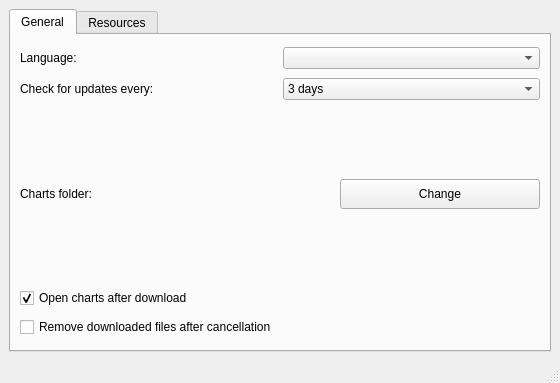
<?xml version="1.0" encoding="UTF-8"?>
<ui version="4.0">
 <class>SettingsWindow</class>
 <widget class="QMainWindow" name="SettingsWindow">
  <property name="geometry">
   <rect>
    <x>0</x>
    <y>0</y>
    <width>560</width>
    <height>383</height>
   </rect>
  </property>
  <property name="windowTitle">
   <string>Settings - Charts Finder</string>
  </property>
  <property name="tabShape">
   <enum>QTabWidget::Rounded</enum>
  </property>
  <widget class="QWidget" name="centralwidget">
   <layout class="QVBoxLayout" name="verticalLayout">
    <item>
     <widget class="QTabWidget" name="tabWidget">
      <property name="currentIndex">
       <number>0</number>
      </property>
      <widget class="QWidget" name="generalTab">
       <attribute name="title">
        <string>General</string>
       </attribute>
       <layout class="QVBoxLayout" name="verticalLayout_2">
        <item>
         <layout class="QHBoxLayout" name="langLayout">
          <item>
           <widget class="QLabel" name="langLabel">
            <property name="text">
             <string>Language:</string>
            </property>
           </widget>
          </item>
          <item>
           <widget class="QComboBox" name="langCombo"/>
          </item>
         </layout>
        </item>
        <item>
         <layout class="QHBoxLayout" name="updatesLayout">
          <item>
           <widget class="QLabel" name="updatesLabel">
            <property name="text">
             <string>Check for updates every:</string>
            </property>
           </widget>
          </item>
          <item>
           <widget class="QComboBox" name="updatesCombo">
            <item>
             <property name="text">
              <string>3 days</string>
             </property>
            </item>
            <item>
             <property name="text">
              <string>7 days</string>
             </property>
            </item>
            <item>
             <property name="text">
              <string>14 days</string>
             </property>
            </item>
            <item>
             <property name="text">
              <string>Never</string>
             </property>
            </item>
           </widget>
          </item>
         </layout>
        </item>
        <item>
         <layout class="QHBoxLayout" name="pathLayout">
          <item>
           <widget class="QLabel" name="pathLabel">
            <property name="minimumSize">
             <size>
              <width>149</width>
              <height>170</height>
             </size>
            </property>
            <property name="text">
             <string>Charts folder:</string>
            </property>
            <property name="alignment">
             <set>Qt::AlignLeading|Qt::AlignLeft|Qt::AlignVCenter</set>
            </property>
            <property name="wordWrap">
             <bool>true</bool>
            </property>
            <property name="openExternalLinks">
             <bool>false</bool>
            </property>
            <property name="textInteractionFlags">
             <set>Qt::LinksAccessibleByMouse|Qt::TextSelectableByMouse</set>
            </property>
           </widget>
          </item>
          <item>
           <widget class="QPushButton" name="pathButton">
            <property name="maximumSize">
             <size>
              <width>200</width>
              <height>30</height>
             </size>
            </property>
            <property name="text">
             <string>Change</string>
            </property>
            <property name="icon">
             <iconset resource="res.qrc">
              <normaloff>:/res/icons/change.svg</normaloff>:/res/icons/change.svg</iconset>
            </property>
           </widget>
          </item>
         </layout>
        </item>
        <item>
         <widget class="QCheckBox" name="openCheck">
          <property name="text">
           <string>Open charts after download</string>
          </property>
          <property name="checked">
           <bool>true</bool>
          </property>
         </widget>
        </item>
        <item>
         <widget class="QCheckBox" name="removeCheck">
          <property name="text">
           <string>Remove downloaded files after cancellation</string>
          </property>
         </widget>
        </item>
       </layout>
      </widget>
      <widget class="QWidget" name="resTab">
       <attribute name="title">
        <string>Resources</string>
       </attribute>
       <layout class="QVBoxLayout" name="verticalLayout_3">
        <item>
         <widget class="QTableWidget" name="resTable">
          <property name="sizeAdjustPolicy">
           <enum>QAbstractScrollArea::AdjustToContents</enum>
          </property>
          <property name="editTriggers">
           <set>QAbstractItemView::NoEditTriggers</set>
          </property>
          <property name="selectionMode">
           <enum>QAbstractItemView::SingleSelection</enum>
          </property>
          <property name="selectionBehavior">
           <enum>QAbstractItemView::SelectRows</enum>
          </property>
          <property name="columnCount">
           <number>2</number>
          </property>
          <column>
           <property name="text">
            <string>Resource</string>
           </property>
          </column>
          <column>
           <property name="text">
            <string>Type</string>
           </property>
          </column>
         </widget>
        </item>
        <item>
         <layout class="QHBoxLayout" name="addRemLayout">
          <item>
           <widget class="QPushButton" name="addButton">
            <property name="maximumSize">
             <size>
              <width>200</width>
              <height>200</height>
             </size>
            </property>
            <property name="text">
             <string>Add</string>
            </property>
            <property name="icon">
             <iconset resource="res.qrc">
              <normaloff>:/res/icons/add.svg</normaloff>:/res/icons/add.svg</iconset>
            </property>
           </widget>
          </item>
          <item>
           <widget class="QPushButton" name="removeButton">
            <property name="maximumSize">
             <size>
              <width>200</width>
              <height>200</height>
             </size>
            </property>
            <property name="text">
             <string>Remove</string>
            </property>
            <property name="icon">
             <iconset resource="res.qrc">
              <normaloff>:/res/icons/remove.svg</normaloff>:/res/icons/remove.svg</iconset>
            </property>
           </widget>
          </item>
         </layout>
        </item>
        <item>
         <layout class="QHBoxLayout" name="upDwnLayout">
          <item>
           <widget class="QPushButton" name="upButton">
            <property name="maximumSize">
             <size>
              <width>200</width>
              <height>200</height>
             </size>
            </property>
            <property name="text">
             <string>Up</string>
            </property>
            <property name="icon">
             <iconset resource="res.qrc">
              <normaloff>:/res/icons/up.svg</normaloff>:/res/icons/up.svg</iconset>
            </property>
           </widget>
          </item>
          <item>
           <widget class="QPushButton" name="downButton">
            <property name="maximumSize">
             <size>
              <width>200</width>
              <height>200</height>
             </size>
            </property>
            <property name="text">
             <string>Down</string>
            </property>
            <property name="icon">
             <iconset resource="res.qrc">
              <normaloff>:/res/icons/down.svg</normaloff>:/res/icons/down.svg</iconset>
            </property>
           </widget>
          </item>
         </layout>
        </item>
        <item>
         <layout class="QHBoxLayout" name="resetLayout">
          <item>
           <widget class="QPushButton" name="resetButton">
            <property name="maximumSize">
             <size>
              <width>200</width>
              <height>200</height>
             </size>
            </property>
            <property name="text">
             <string>Reset</string>
            </property>
            <property name="icon">
             <iconset resource="res.qrc">
              <normaloff>:/res/icons/reset.svg</normaloff>:/res/icons/reset.svg</iconset>
            </property>
            <property name="flat">
             <bool>false</bool>
            </property>
           </widget>
          </item>
         </layout>
        </item>
       </layout>
      </widget>
     </widget>
    </item>
   </layout>
  </widget>
  <widget class="QStatusBar" name="statusbar"/>
 </widget>
 <resources>
  <include location="res.qrc"/>
 </resources>
 <connections/>
</ui>
